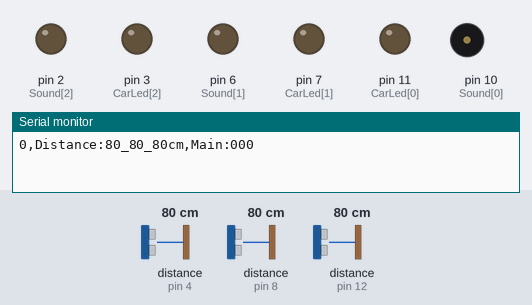
Bench run of a sketch on a simulated Arduino Uno, built with avr-gcc and run on an emulated ATmega328P. On the bench: output pins drawn as LEDs (lit = HIGH), buzzer (waves = sounding), the last lines printed to the serial monitor. Wiring (inferred from the names in the program): 3 × ultrasonic range finder: trigger pin 5, echo pin 4 / trigger pin 9, echo pin 8 / trigger pin 13, echo pin 12. Inputs (shaded band) come from the test bench; at power-on: distance to the obstacle (sensors on pin 4, pin 8, pin 12) 80 cm. The echo pulse lasts 58.3 µs per cm; pins used as bus, display or sensor lines are not drawn.

Above: at 1.8 s.
1.9 s: distance to the obstacle (sensor on pin 4) set to 9 cm
3.4 s: distance to the obstacle (sensor on pin 4) set to 6 cm
At 4.19 s:
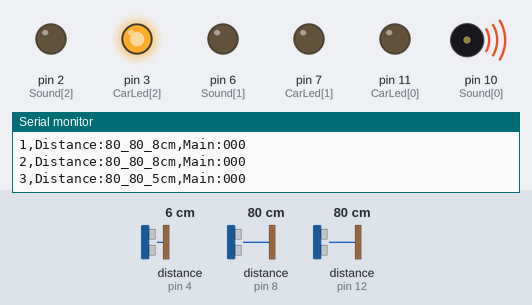
At 5.1 s:
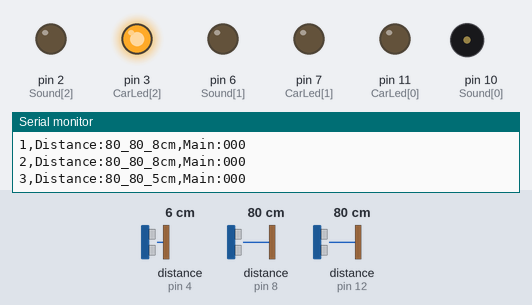
6.0 s: distance to the obstacle (sensor on pin 8) set to 9 cm
7.9 s: distance to the obstacle (sensor on pin 8) set to 6 cm
At 9.9 s:
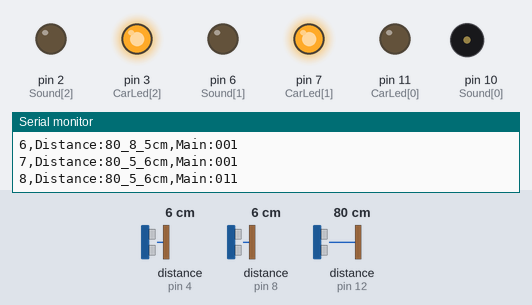
10.2 s: distance to the obstacle (sensor on pin 12) set to 9 cm
12.0 s: distance to the obstacle (sensor on pin 12) set to 6 cm
At 13.2 s:
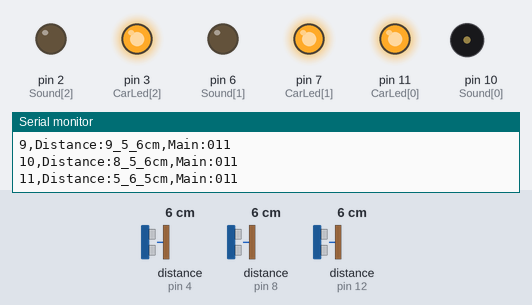
Timing chart, 0 to 15.0 s (numbered marks = the images above; inputs shaded):
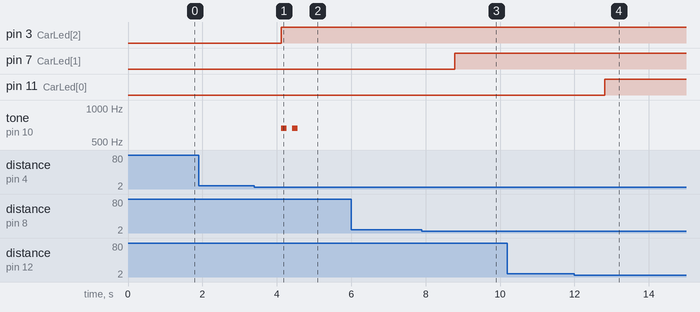

The sketch:

project.ino
```cpp
int TRIGPIN[3]={13,9,5};
int ECHOPIN[3]={12,8,4};
int CarLed[3]={11,7,3};
int Sound[3]={10,6,2};    //警告聲

//第一組13~10 第二組9~6 第三組5~2
#include "Timer.h" //加裝Timer模組來取得時間間隔
int i,x,x1,cm,cm1,ma,ma1 = 0;
String carnum[4] = {"0","0","0","0"};
String out="";
Timer a;

long ping1() {
  digitalWrite(TRIGPIN[0], LOW);
  delayMicroseconds(2);
  digitalWrite(TRIGPIN[0], HIGH);
  delayMicroseconds(10);
  digitalWrite(TRIGPIN[0], LOW);
  return pulseIn(ECHOPIN[0], HIGH)/58;}
long ping2() {
  digitalWrite(TRIGPIN[1], LOW);
  delayMicroseconds(2);
  digitalWrite(TRIGPIN[1], HIGH);
  delayMicroseconds(10);
  digitalWrite(TRIGPIN[1], LOW);
  return pulseIn(ECHOPIN[1], HIGH)/58;}
  long ping3() {
  digitalWrite(TRIGPIN[2], LOW);
  delayMicroseconds(2);
  digitalWrite(TRIGPIN[2], HIGH);
  delayMicroseconds(10);
  digitalWrite(TRIGPIN[2], LOW);
  return pulseIn(ECHOPIN[2], HIGH)/58;}

void playTone(){
      tone(Sound[0],659,150);
      delay(300);}
void playTone1(){
      tone(Sound[1],659,150);
      delay(300);}

void check(){
      static  unsigned long count = 0;
      Serial.print(count);             //編號
      count++;
      Serial.print(",Distance:");
      Serial.print(ping1());           //距離1
      Serial.print("_");
      Serial.print(ping2());           //距離2
      Serial.print("_");
      Serial.print(ping3());           //距離3
      Serial.print("cm,");
      Serial.print("Main:");
      Serial.print(out);               //有無
      Serial.println();}

void setup() {
  Serial.begin(9600);
  for(i=0;i<3;i++){
     pinMode(ECHOPIN[i], INPUT);
     pinMode(TRIGPIN[i], OUTPUT);
     pinMode(Sound[i], OUTPUT);
     pinMode(CarLed[i],OUTPUT);
  }
  a.every(1000, check);  //每1秒更新一次資料
}

void loop() {
  long cm1 = ping1();     //取得距離(得知是否有車)
  long cm2 = ping2();
  long cm3 = ping3();
  for ( int j = 0 ;j<4;j++){
    carnum[j] = "0";
    digitalWrite(CarLed[j], LOW);
  }
  if (cm1 <=6)
  {
     carnum[1] = "1";
     digitalWrite(CarLed[0], HIGH);
     for(x;x<2 ; x++){           //使警告聲播放2次
      playTone();}
  }
  if (cm2<=6)
  {
     carnum[2] = "1";
     digitalWrite(CarLed[1], HIGH);
     for(x;x<2 ; x++){           //使警告聲播放2次
      playTone1();}
  }
  if (cm3 <=6)
  {
     carnum[3] = "1";
     digitalWrite(CarLed[2], HIGH);
     for(x;x<2 ; x++){           //使警告聲播放2次
      playTone();}
  }
    out =carnum[1] +carnum[2]+carnum[3];
    delay(1000);
    a.update();
}

// carnum(1) 這個叫function   carnum[1]這個叫陣列

  /*舊版程式
  for(i=0;i<2;i++){       //LED顯示是否有人停,預設為無(0)
    digitalWrite(CarLed[i], LOW);
  }
  if (cm1 <=6)
  {
    digitalWrite(CarLed[0], HIGH);
    ma = 1;
      for(x;x<2 ; x++){           //使警告聲播放2次
      playTone();
      }
  }
  if(cm1>=6)
  {
    digitalWrite(CarLed[0], LOW);
    x=0;
  }
  if (cm2 <=6)
  {
    digitalWrite(CarLed[1], HIGH);
    ma1 = 1;
      for(x1;x1<2 ; x1++){           //使警告聲播放2次
      playTone1();
      }
  }
    if(cm2>=6){
      digitalWrite(CarLed[1], LOW);
      x1=0;
    }
  delay(100);
  a.update();
}
*/
```

Measured:
- the behaviour switches between 8 and 7 cm on distance to the obstacle (sensor on pin 4) (found by bisection; images 0 and 1)
- the behaviour switches between 8 and 7 cm on distance to the obstacle (sensor on pin 8) (found by bisection; images 2 and 3)
- the behaviour switches between 8 and 7 cm on distance to the obstacle (sensor on pin 12) (found by bisection; images 3 and 4)
- after the input at 3.4 s, pin 3 (CarLed[2]): LOW → HIGH after 0.72 s; tone on pin 10 (Sound[0]): alternates 659 Hz for 0.15 s and silent for 0.15 s, 4 changes in all, then stays silent, starting after 0.72 s
- after the input at 7.9 s, pin 7 (CarLed[1]): LOW → HIGH after 0.89 s
- after the input at 12.0 s, pin 11 (CarLed[0]): LOW → HIGH after 0.82 s
